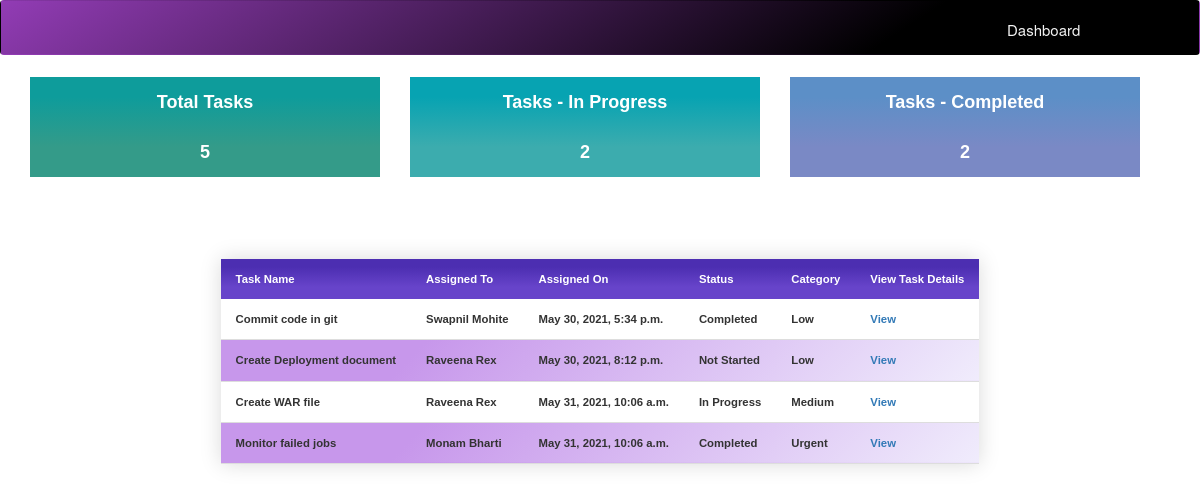
The page / on the database its author committed.
### ttt/models.py (models this page shows, shortened)
class Allocation(models.Model):
	member = models.ForeignKey('Member', null=True, on_delete=models.SET_NULL)
	task = models.OneToOneField('Task', null=True, on_delete=models.CASCADE)
	date_created = models.DateTimeField(auto_now_add=True, null=True)

class Task(models.Model):
	CATEGORY = [
		( 'Low', 'Low'),
		('Medium', 'Medium'),
		('Urgent', 'Urgent'),
		]
	STATUS = [
		('Not Started', 'Not Started'),
		('In Progress', 'In Progress'),
		('Completed', 'Completed'),
		]
	name = models.CharField(max_length=200, null=True)
	category = models.CharField(max_length=200, null=True, choices=CATEGORY)
	description = models.CharField(max_length=200, null=True)
	date_created = models.DateTimeField(auto_now_add=True, null=True)
	member = models.ForeignKey('Member', null=True, on_delete=models.SET_NULL)
	task_status = models.CharField(max_length=200, null=True, choices=STATUS)

class Member(models.Model):
	DESIGNATION = [
		('Developer', 'Developer'),
		('Tester', 'Tester'),
		('Support', 'Support'),
		]
	name = models.CharField(max_length=200, null=True)
	role = models.CharField(max_length=100, null=True, choices=DESIGNATION)
	email = models.CharField(max_length=200, null=True)
	date_created = models.DateTimeField(auto_now_add=True, null=True)

### ttt/views.py (the view)
# urls.py: 2. Add a URL to urlpatterns:  path('', views.home, name='home')
def home(request):
	members = Member.objects.all()
	tasks = Task.objects.all()
	task_details = Allocation.objects.all()
	total_tasks = tasks.count()
	tasks_pending = tasks.filter(task_status='In Progress')
	task_pending_count = tasks_pending.count()
	tasks_completed = tasks.filter(task_status='Completed').count()
	context = {
		'tasks':tasks,
		'members':members,
		'total_tasks':total_tasks,
		'tasks_pending':tasks_pending,
		'tasks_completed':tasks_completed,
		'task_pending_count': task_pending_count,
		'task_details' : task_details
	}
	return render(request, 'ttt/dashboard.html', context)

### ttt/templates/ttt/dashboard.html (shortened to what this page needs)
{% extends 'ttt/base.html' %}
{% load static %}
{% block content%}
<link rel="stylesheet" href=" {% static 'css/dashboard.css' %}" >
<link rel="stylesheet" href="https://maxcdn.bootstrapcdn.com/bootstrap/3.4.1/css/bootstrap.min.css">
<body>
  <main class="container">
    <section class="right">Tasks - In Progress<br>{{ task_pending_count }}</section>
    <section class="center">Tasks - Completed<br>{{ tasks_completed }}</section>
    <section class="left">Total Tasks<br>{{ total_tasks }}</section>
  </main>
<table class="styled-table">
    <thead>
        <tr>
            <th>Task Name</th>
            <th>Assigned To</th>
            <th>Assigned On</th>
            <th>Status</th>
            <th>Category</th>
            <th>View Task Details</th>
        </tr>
    </thead>
    <tbody>
        {% for t in task_details %}
            <tr>
                <td>{{ t.task.name }}</td>
                <td>{{ t.member.name }}</td>
                <td>{{ t.date_created }}</td>
                <td>{{ t.task.task_status }}</td>
                <td>{{ t.task.category }}</td>
                <td><a href="{% url 'view_task' t.task.id %}">View</a></td>
            </tr>
        {% endfor %}
    </tbody>
</table>
</body>
{% endblock %}

### ttt/templates/ttt/base.html (shortened to what this page needs)
<!DOCTYPE html>
<html>
<head>
</head>
<body>
	{% include 'ttt/navbar.html' %}
	{% block content %}
	{% endblock %}
</body>
</html>

### ttt/templates/ttt/navbar.html (shortened to what this page needs)
{% load static %}
<html lang="en">
<head>
	<link rel="stylesheet" href=" {% static 'css/navbar.css' %}" >
</head>
<body>
<nav class="navbar">
	<ul class="navbar-nav" >
		<li><a href="{% url 'home' %}">Dashboard</a>
	</ul>
</nav>
</body>
</html>

### ttt/static/css/navbar.css (style rules this page uses)
.navbar { background-color: #923cb5; background-image: linear-gradient(147deg, #923cb5 0%, #000000 74%); overflow: hidden; height: 55px; }
.navbar a { float:left; display: block; color: #f2f2f2; text-align: center; padding: 14px 16px; text-decoration: none; font-size: 15px; }
.navbar ul { margin: 4px 0 0 0; margin-left: 950px; list-style: none; }

### ttt/static/css/dashboard.css (style rules this page uses)
body { margin: 0; font-family: sans-serif; font-weight: 80; }
.container { padding: 2px; display: grid; grid-template-columns: 350px 350px 350px; grid-column-gap: 30px; grid-template-areas: "t s f" "t s f" "t s f"; }
.center { background-image: linear-gradient(to top, #7A89C5 30%, #5C8FC7 80%); grid-area: f; }
.right { background: linear-gradient(to top, #3CACAE 30%, #07A3B2 80%); grid-area: s; }
.left { background-image: linear-gradient(to top, #349B89 30%, #0E9C9B 80%); grid-area: t; }
section { height: auto; line-height: 50px; font-size: 0.9em; font-family: sans-serif; font-weight: bold; }
.container { color: white; text-align: center; font-family: sans-serif; font-size: 20px; font-weight: bold; border-radius: 4px; }
.styled-table { border-collapse: collapse; margin-top: 80px; margin-left: auto; margin-right: auto; font-size: 0.9em; font-family: sans-serif; min-width: 400px; box-shadow: 0 0 20px rgba(0, 0, 0, 0.15); }
.styled-table thead tr { background-color :#9921e8; background-image :linear-gradient(to top, #6744CA 30%, #4C2EB1 80%); color: #ffffff; text-align: left; }
.styled-table th, .styled-table td { padding: 12px 15px; font-size: 0.9em; font-family: sans-serif; font-weight: bold; }
.styled-table tbody tr { border-bottom: thin solid #dddddd; }
.styled-table tbody tr:nth-of-type(even) { background-color: #f0ecfc; background-image: linear-gradient(315deg, #f0ecfc 0%, #c797eb 74%); }

### rows shown on the page
Allocation: task.name "Commit code in git", member.name "Swapnil Mohite", date_created "May 30, 2021, 5:34 p.m.", task.task_status "Completed", task.category "Low"
Allocation: task.name "Create Deployment document", member.name "Raveena Rex", date_created "May 30, 2021, 8:12 p.m.", task.task_status "Not Started", task.category "Low"
Allocation: task.name "Create WAR file", member.name "Raveena Rex", date_created "May 31, 2021, 10:06 a.m.", task.task_status "In Progress", task.category "Medium"
Allocation: task.name "Monitor failed jobs", member.name "Monam Bharti", date_created "May 31, 2021, 10:06 a.m.", task.task_status "Completed", task.category "Urgent"

### other values the page prints
{{ task_pending_count }} "2"
{{ tasks_completed }} "2"
{{ total_tasks }} "5"
